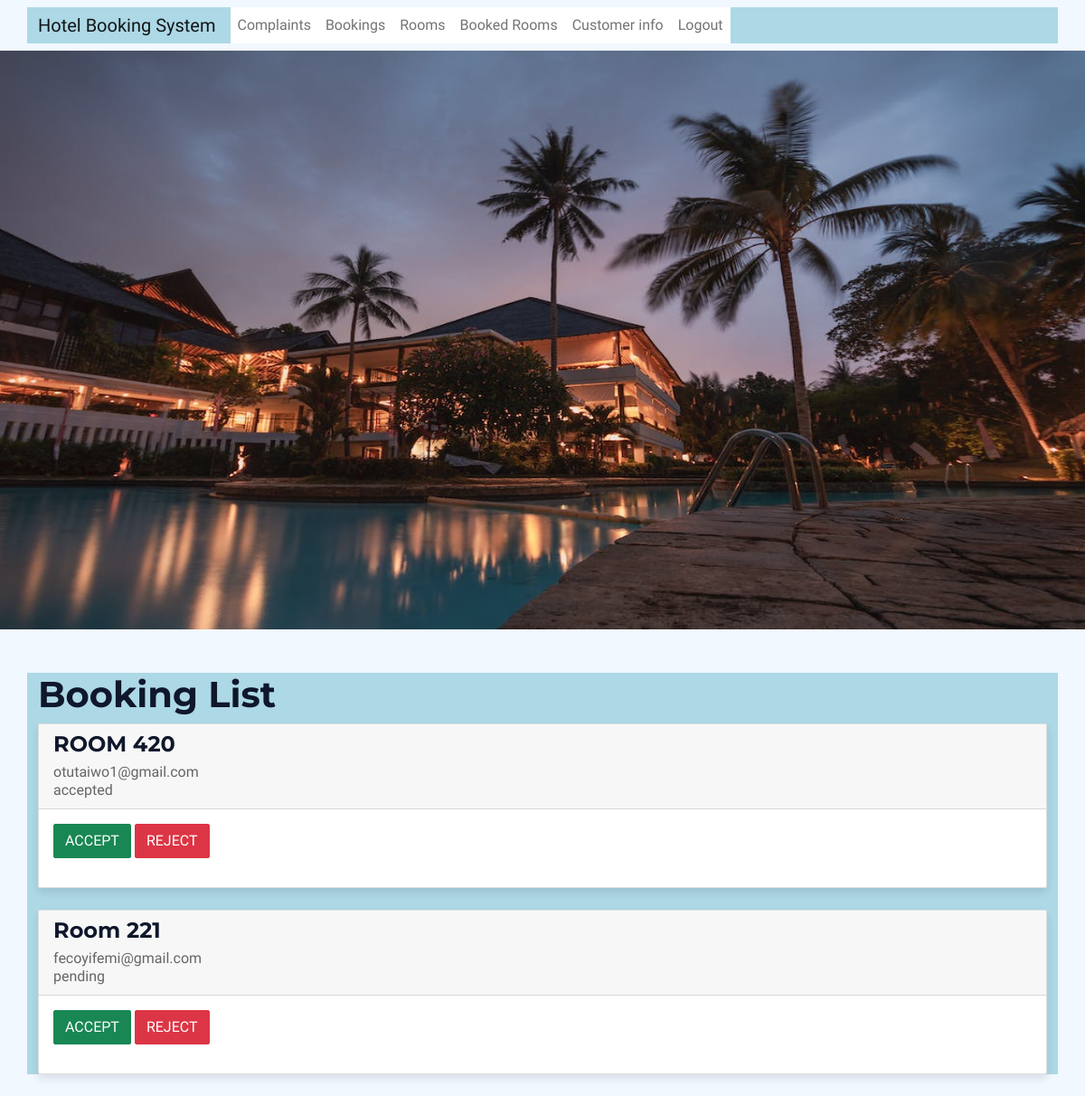
Screenshot of /admin_bookings/ (signed in) with the database file from the repository.
### bookings/models.py (models this page shows, shortened)
class Booking(models.Model):
    user = models.ForeignKey(settings.AUTH_USER_MODEL, on_delete=models.CASCADE)
    admin_user= models.ForeignKey(settings.AUTH_USER_MODEL, on_delete=models.CASCADE, related_name='bookings_admin', default=3)
    room = models.ForeignKey(Room, on_delete=models.CASCADE)
    check_in = models.DateField()
    check_out = models.DateField()
    created_at = models.DateTimeField(auto_now_add=True)
    updated_at = models.DateTimeField(auto_now=True)
    status_choices = [
        ('pending', 'Pending'),
        ('accepted', 'Accepted'),
        ('rejected', 'Rejected'),
    ]
    status = models.CharField(max_length=10, choices=status_choices, default='pending')
    number_of_guests = models.PositiveIntegerField()
    customer_email = models.EmailField(max_length=255)
    customer_name =  models.CharField(max_length=100, default='')

class Room(models.Model):
    ROOM_TYPE_CHOICES = (
        ('standard', 'Standard'),
        ('deluxe', 'Deluxe'),
        ('suite', 'Suite'),
    )
    user = models.ForeignKey(settings.AUTH_USER_MODEL, on_delete=models.CASCADE)
    admin_user= models.ForeignKey(settings.AUTH_USER_MODEL, on_delete=models.CASCADE, related_name='room_admin', default=3)
    name = models.CharField(max_length=100)
    room_type = models.CharField(max_length=10, choices=ROOM_TYPE_CHOICES, default='standard')
    room_number = models.PositiveIntegerField(unique=True)
    description = models.TextField(blank=True)
    price = models.DecimalField(max_digits=8, decimal_places=2)
    image = models.ImageField(upload_to='rooms', blank=True)
    available = models.BooleanField(default=True)
    created_at = models.DateTimeField(auto_now_add=True)
    updated_at = models.DateTimeField(auto_now=True)

### accounts/models.py (models this page shows, shortened)
class CustomUser(AbstractBaseUser):
    email = models.EmailField(verbose_name='Email', max_length=255, unique=True)
    first_name = models.CharField(verbose_name='First Name', max_length=255, blank=True)
    last_name = models.CharField(verbose_name='Last Name', max_length=255, blank=True)
    is_staff = models.BooleanField(default=False)
    is_active = models.BooleanField(default=True)
    is_admin = models.BooleanField(default=False)
    is_customer = models.BooleanField(default=True)
    is_superuser = models.BooleanField(default=False)
    created_at = models.DateTimeField(auto_now_add=True)
    updated_at = models.DateTimeField(auto_now=True)
    objects = CustomUserManager()
    USERNAME_FIELD = 'email'
    REQUIRED_FIELDS = []

### bookings/views.py (the view)
# urls.py: path('admin_bookings/', views.admin_booking_list, name='admin_booking_list'),
@login_required
def admin_booking_list(request):
    bookings = Booking.objects.all()
    if request.method == 'POST':
        form = BookingStatusForm(request.POST)
        booking_id=request.POST.get('booking_id')
        booking = Booking.objects.get(pk=booking_id)
        if 'accept' in request.POST:
            booking.status = 'accepted'
            booking.save()
            send_mail(
                'Booking Accepted',
                'Your booking has been accepted!',
                'fecoyifemi@gmail',  # sender's email
                [booking.customer_email],  # recipient's email
                fail_silently=False,
            )
        elif 'reject' in request.POST:
            booking.status = 'rejected'
            booking.save()
            send_mail(
                'Booking Rejected',
                'Sorry, your booking has been rejected.',
                'fecoyifemi@gmail.com',  # sender's email
                [booking.customer_email],  # recipient's email
                fail_silently=False,
            )
        return redirect('bookings:admin_booking_list')
    else:
        form = BookingStatusForm()
    context = {'bookings': bookings, 'form': form}
    return render(request, 'booking_list.html', context)

### bookings/templates/booking_list.html (shortened to what this page needs)
{% extends 'base.html' %}
{% block content %}
  <h1>Booking List</h1>
  {% for booking in bookings %}
  <div class="card mb-4">
    <div class="card-header">
      <h2 class="card-title">{{ booking.room.name }}</h2>
      <p class="card-subtitle">{{ booking.user.email }}</p>
      <p class="card-subtitle">{{ booking.status }}</p>
    </div>
    <div class="card-body">
      <form method="POST">
        <button type="submit" class="btn btn-success mr-2" name="accept">Accept</button>
        <button type="submit" class="btn btn-danger" name="reject">Reject</button>
      </form>
    </div>
  </div>
{% endfor %}
{% endblock %}

### bookings/static/css/style.css (style rules this page uses)
:root { --primary: #FEA116; --light: #F1F8FF; --dark: #0F172B; }
.btn { font-weight: 500; text-transform: uppercase; transition: .5s; }

### bookings/templates/base.html (style rules this page uses)
.card { flex: 0 0 48%; margin-bottom: 20px; border-radius: 10px; box-shadow: 0px 5px 10px rgba(0, 0, 0, 0.1); }
.card-title { font-size: 24px; margin-bottom: 10px; }

### rows the page displays
Booking: room.name "ROOM 420", user.email "otutaiwo1@gmail.com", status "accepted"
Booking: room.name "Room 221", user.email "fecoyifemi@gmail.com", status "pending"
